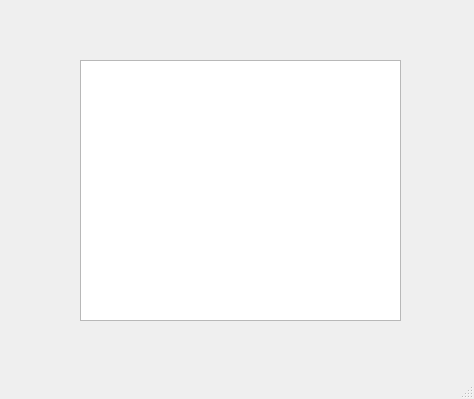
<?xml version="1.0" encoding="UTF-8"?>
<ui version="4.0">
 <class>MainWindow</class>
 <widget class="QMainWindow" name="MainWindow">
  <property name="geometry">
   <rect>
    <x>0</x>
    <y>0</y>
    <width>474</width>
    <height>399</height>
   </rect>
  </property>
  <property name="windowTitle">
   <string>MainWindow</string>
  </property>
  <widget class="QWidget" name="centralwidget">
   <widget class="QTableView" name="tableView">
    <property name="geometry">
     <rect>
      <x>80</x>
      <y>60</y>
      <width>321</width>
      <height>261</height>
     </rect>
    </property>
   </widget>
  </widget>
  <widget class="QMenuBar" name="menubar">
   <property name="geometry">
    <rect>
     <x>0</x>
     <y>0</y>
     <width>474</width>
     <height>21</height>
    </rect>
   </property>
  </widget>
  <widget class="QStatusBar" name="statusbar"/>
 </widget>
 <resources/>
 <connections/>
</ui>
